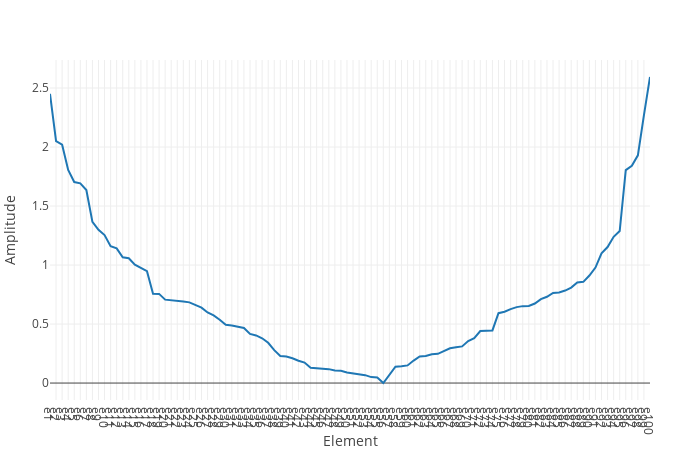

This figure's notebook cell:
### Code cell
am_ = abs.(element_score_)

plot_x_y((am_,); layout = merge(layout, Layout(yaxis_title = "Amplitude")))
